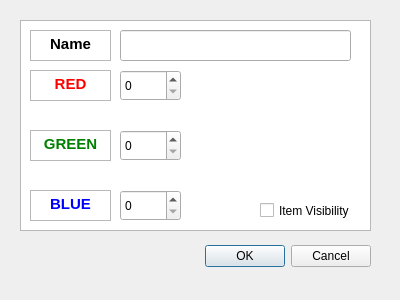
<?xml version="1.0" encoding="UTF-8"?>
<ui version="4.0">
 <class>OptionDialog</class>
 <widget class="QDialog" name="OptionDialog">
  <property name="geometry">
   <rect>
    <x>0</x>
    <y>0</y>
    <width>400</width>
    <height>300</height>
   </rect>
  </property>
  <property name="windowTitle">
   <string>Dialog</string>
  </property>
  <widget class="QDialogButtonBox" name="buttonBox">
   <property name="geometry">
    <rect>
     <x>30</x>
     <y>240</y>
     <width>341</width>
     <height>32</height>
    </rect>
   </property>
   <property name="orientation">
    <enum>Qt::Horizontal</enum>
   </property>
   <property name="standardButtons">
    <set>QDialogButtonBox::Cancel|QDialogButtonBox::Ok</set>
   </property>
  </widget>
  <widget class="QTreeView" name="treeView">
   <property name="geometry">
    <rect>
     <x>20</x>
     <y>20</y>
     <width>351</width>
     <height>211</height>
    </rect>
   </property>
   <property name="sizePolicy">
    <sizepolicy hsizetype="Expanding" vsizetype="Expanding">
     <horstretch>0</horstretch>
     <verstretch>0</verstretch>
    </sizepolicy>
   </property>
  </widget>
  <widget class="QSpinBox" name="spinBox">
   <property name="geometry">
    <rect>
     <x>120</x>
     <y>70</y>
     <width>61</width>
     <height>31</height>
    </rect>
   </property>
   <property name="maximum">
    <number>255</number>
   </property>
  </widget>
  <widget class="QTextEdit" name="textEdit">
   <property name="enabled">
    <bool>true</bool>
   </property>
   <property name="geometry">
    <rect>
     <x>30</x>
     <y>70</y>
     <width>81</width>
     <height>31</height>
    </rect>
   </property>
   <property name="readOnly">
    <bool>true</bool>
   </property>
   <property name="html">
    <string>&lt;!DOCTYPE HTML PUBLIC &quot;-//W3C//DTD HTML 4.0//EN&quot; &quot;http://www.w3.org/TR/REC-html40/strict.dtd&quot;&gt;
&lt;html&gt;&lt;head&gt;&lt;meta name=&quot;qrichtext&quot; content=&quot;1&quot; /&gt;&lt;meta charset=&quot;utf-8&quot; /&gt;&lt;style type=&quot;text/css&quot;&gt;
p, li { white-space: pre-wrap; }
hr { height: 1px; border-width: 0; }
li.unchecked::marker { content: &quot;\2610&quot;; }
li.checked::marker { content: &quot;\2612&quot;; }
&lt;/style&gt;&lt;/head&gt;&lt;body style=&quot; font-family:'Segoe UI'; font-size:9pt; font-weight:400; font-style:normal;&quot;&gt;
&lt;p align=&quot;center&quot; style=&quot; margin-top:0px; margin-bottom:0px; margin-left:0px; margin-right:0px; -qt-block-indent:0; text-indent:0px;&quot;&gt;&lt;span style=&quot; font-size:11pt; font-weight:700; color:#ff0000;&quot;&gt;RED&lt;/span&gt;&lt;/p&gt;&lt;/body&gt;&lt;/html&gt;</string>
   </property>
  </widget>
  <widget class="QTextEdit" name="textEdit_2">
   <property name="geometry">
    <rect>
     <x>30</x>
     <y>130</y>
     <width>81</width>
     <height>31</height>
    </rect>
   </property>
   <property name="readOnly">
    <bool>true</bool>
   </property>
   <property name="html">
    <string>&lt;!DOCTYPE HTML PUBLIC &quot;-//W3C//DTD HTML 4.0//EN&quot; &quot;http://www.w3.org/TR/REC-html40/strict.dtd&quot;&gt;
&lt;html&gt;&lt;head&gt;&lt;meta name=&quot;qrichtext&quot; content=&quot;1&quot; /&gt;&lt;meta charset=&quot;utf-8&quot; /&gt;&lt;style type=&quot;text/css&quot;&gt;
p, li { white-space: pre-wrap; }
hr { height: 1px; border-width: 0; }
li.unchecked::marker { content: &quot;\2610&quot;; }
li.checked::marker { content: &quot;\2612&quot;; }
&lt;/style&gt;&lt;/head&gt;&lt;body style=&quot; font-family:'Segoe UI'; font-size:9pt; font-weight:400; font-style:normal;&quot;&gt;
&lt;p align=&quot;center&quot; style=&quot; margin-top:0px; margin-bottom:0px; margin-left:0px; margin-right:0px; -qt-block-indent:0; text-indent:0px;&quot;&gt;&lt;span style=&quot; font-size:11pt; font-weight:700; color:#008000;&quot;&gt;GREEN&lt;/span&gt;&lt;/p&gt;&lt;/body&gt;&lt;/html&gt;</string>
   </property>
  </widget>
  <widget class="QTextEdit" name="textEdit_3">
   <property name="geometry">
    <rect>
     <x>30</x>
     <y>190</y>
     <width>81</width>
     <height>31</height>
    </rect>
   </property>
   <property name="readOnly">
    <bool>true</bool>
   </property>
   <property name="html">
    <string>&lt;!DOCTYPE HTML PUBLIC &quot;-//W3C//DTD HTML 4.0//EN&quot; &quot;http://www.w3.org/TR/REC-html40/strict.dtd&quot;&gt;
&lt;html&gt;&lt;head&gt;&lt;meta name=&quot;qrichtext&quot; content=&quot;1&quot; /&gt;&lt;meta charset=&quot;utf-8&quot; /&gt;&lt;style type=&quot;text/css&quot;&gt;
p, li { white-space: pre-wrap; }
hr { height: 1px; border-width: 0; }
li.unchecked::marker { content: &quot;\2610&quot;; }
li.checked::marker { content: &quot;\2612&quot;; }
&lt;/style&gt;&lt;/head&gt;&lt;body style=&quot; font-family:'Segoe UI'; font-size:9pt; font-weight:400; font-style:normal;&quot;&gt;
&lt;p align=&quot;center&quot; style=&quot; margin-top:0px; margin-bottom:0px; margin-left:0px; margin-right:0px; -qt-block-indent:0; text-indent:0px;&quot;&gt;&lt;span style=&quot; font-size:11pt; font-weight:700; color:#0000ff;&quot;&gt;BLUE&lt;/span&gt;&lt;/p&gt;&lt;/body&gt;&lt;/html&gt;</string>
   </property>
  </widget>
  <widget class="QCheckBox" name="checkBox_3">
   <property name="geometry">
    <rect>
     <x>260</x>
     <y>190</y>
     <width>111</width>
     <height>41</height>
    </rect>
   </property>
   <property name="text">
    <string>Item Visibility</string>
   </property>
  </widget>
  <widget class="QSpinBox" name="spinBox_2">
   <property name="geometry">
    <rect>
     <x>120</x>
     <y>130</y>
     <width>61</width>
     <height>31</height>
    </rect>
   </property>
   <property name="maximum">
    <number>255</number>
   </property>
  </widget>
  <widget class="QSpinBox" name="spinBox_3">
   <property name="geometry">
    <rect>
     <x>120</x>
     <y>190</y>
     <width>61</width>
     <height>31</height>
    </rect>
   </property>
   <property name="maximum">
    <number>255</number>
   </property>
  </widget>
  <widget class="QTextEdit" name="textEdit_4">
   <property name="enabled">
    <bool>true</bool>
   </property>
   <property name="geometry">
    <rect>
     <x>30</x>
     <y>30</y>
     <width>81</width>
     <height>31</height>
    </rect>
   </property>
   <property name="html">
    <string>&lt;!DOCTYPE HTML PUBLIC &quot;-//W3C//DTD HTML 4.0//EN&quot; &quot;http://www.w3.org/TR/REC-html40/strict.dtd&quot;&gt;
&lt;html&gt;&lt;head&gt;&lt;meta name=&quot;qrichtext&quot; content=&quot;1&quot; /&gt;&lt;meta charset=&quot;utf-8&quot; /&gt;&lt;style type=&quot;text/css&quot;&gt;
p, li { white-space: pre-wrap; }
hr { height: 1px; border-width: 0; }
li.unchecked::marker { content: &quot;\2610&quot;; }
li.checked::marker { content: &quot;\2612&quot;; }
&lt;/style&gt;&lt;/head&gt;&lt;body style=&quot; font-family:'Segoe UI'; font-size:9pt; font-weight:400; font-style:normal;&quot;&gt;
&lt;p align=&quot;center&quot; style=&quot; margin-top:0px; margin-bottom:0px; margin-left:0px; margin-right:0px; -qt-block-indent:0; text-indent:0px;&quot;&gt;&lt;span style=&quot; font-size:11pt; font-weight:700;&quot;&gt;Name&lt;/span&gt;&lt;/p&gt;&lt;/body&gt;&lt;/html&gt;</string>
   </property>
  </widget>
  <widget class="QLineEdit" name="lineEdit">
   <property name="geometry">
    <rect>
     <x>120</x>
     <y>30</y>
     <width>231</width>
     <height>31</height>
    </rect>
   </property>
   <property name="text">
    <string/>
   </property>
   <property name="placeholderText">
    <string/>
   </property>
  </widget>
 </widget>
 <resources/>
 <connections>
  <connection>
   <sender>buttonBox</sender>
   <signal>accepted()</signal>
   <receiver>OptionDialog</receiver>
   <slot>accept()</slot>
   <hints>
    <hint type="sourcelabel">
     <x>248</x>
     <y>254</y>
    </hint>
    <hint type="destinationlabel">
     <x>157</x>
     <y>274</y>
    </hint>
   </hints>
  </connection>
  <connection>
   <sender>buttonBox</sender>
   <signal>rejected()</signal>
   <receiver>OptionDialog</receiver>
   <slot>reject()</slot>
   <hints>
    <hint type="sourcelabel">
     <x>316</x>
     <y>260</y>
    </hint>
    <hint type="destinationlabel">
     <x>286</x>
     <y>274</y>
    </hint>
   </hints>
  </connection>
 </connections>
</ui>
